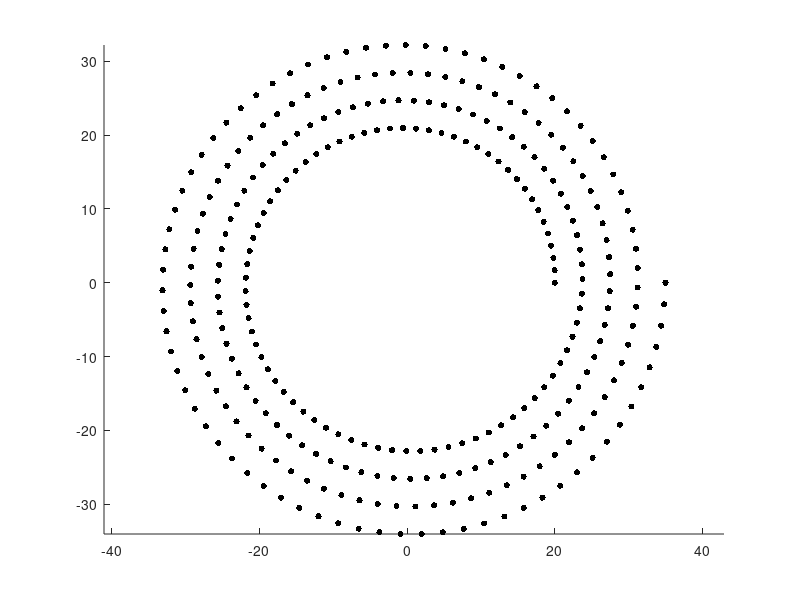

This figure's MATLAB source:

num_points = 300;

thetas = linspace( 0, 8*pi, num_points);
radius = linspace( 20, 35, num_points);

xs = radius.*cos(thetas);
ys = radius.*sin(thetas);

figure

scatter(xs,ys, 20, 'k','filled')
axis equal